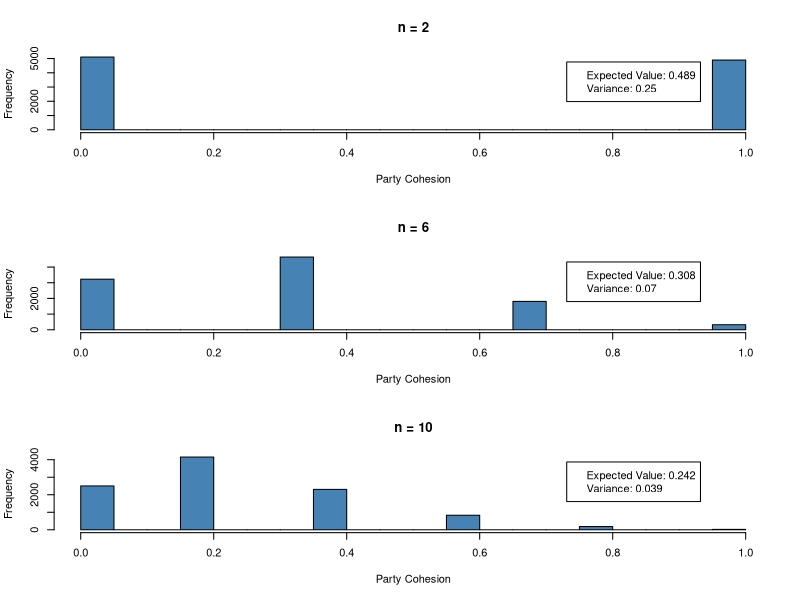

Reproduce this figure in R.
## ---- chunk 1
party_strength <- function(n) {
  K <- rbinom(10000, n, 0.5)
  R <- abs(2 * K - n) / n
  
  return(R)
}

graph_party_strength <- function(sims, title) {
  hist(sims, br = 20, col = "steelblue", main = title, xlab = "Party Cohesion")
  legend("topright", 
         c(paste0("Expected Value: ", round(mean(sims), digits = 3)), 
                  paste0("Variance: ", round(var(sims), digits = 3))),
         inset = 0.1)
}

par(mfrow = c(3, 1))
graph_party_strength(party_strength(2), "n = 2")
graph_party_strength(party_strength(6), "n = 6")
graph_party_strength(party_strength(10), "n = 10")
